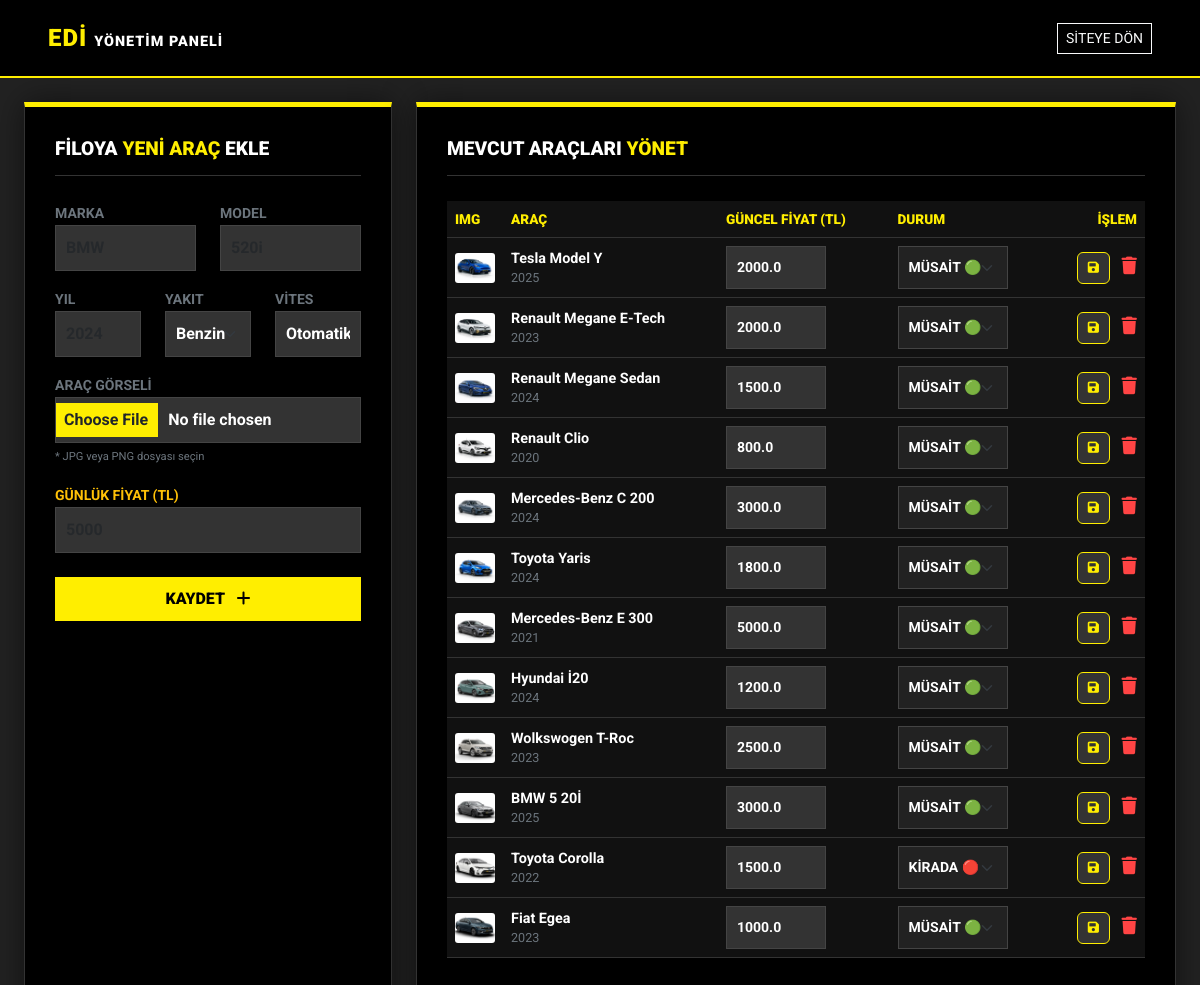
/arac-ekle (signed in), run on the app's committed database.
### tables this page shows
CREATE TABLE arabalar (
            id INTEGER PRIMARY KEY AUTOINCREMENT,
            marka TEXT,
            model TEXT,
            yil INTEGER,
            yakit TEXT,
            vites TEXT,
            gorsel TEXT,
            gunluk_fiyat REAL,
            durum INTEGER
        );

### app.py (the view, shortened to what this page needs)
@app.route('/arac-ekle', methods=['GET', 'POST'])
def arac_ekle():
    if 'admin' not in session or session['admin'] != 1:
        return redirect('/')
    baglanti = baglanti_kur()
    imlec = baglanti.cursor()
    imlec.execute("SELECT * FROM arabalar ORDER BY id DESC")
    mevcut_arabalar = imlec.fetchall()
    baglanti.close()
    return render_template('arac_ekle.html', arabalar=mevcut_arabalar)

### app.py (called while the page is built)
def baglanti_kur():
    baglanti = sqlite3.connect(DB_PATH)
    baglanti.row_factory = sqlite3.Row
    return baglanti

### templates/arac_ekle.html (shortened to what this page needs)
<!DOCTYPE html>
<html lang="tr">
<head>
    <link href="https://cdn.jsdelivr.net/npm/bootstrap@5.3.0/dist/css/bootstrap.min.css" rel="stylesheet">
    <link rel="stylesheet" href="https://cdnjs.cloudflare.com/ajax/libs/font-awesome/6.0.0/css/all.min.css">
</head>
<body>
    <nav class="navbar navbar-dark">
        <div class="container-fluid px-5">
            <a class="navbar-brand" href="/">EDİ <span style="color:white; font-size:0.6em">YÖNETİM PANELİ</span></a>
            <a href="/" class="btn btn-outline-light btn-sm rounded-0">SİTEYE DÖN</a>
        </div>
    </nav>
    <div class="container-fluid px-4 mt-4">
        <div class="row">
            <div class="col-lg-4">
                <div class="admin-card">
                    <h2 class="page-title">FİLOYA <span>YENİ ARAÇ</span> EKLE</h2>
                    <form method="POST" enctype="multipart/form-data">
                        <div class="row">
                            <div class="col-6 mb-3">
                                <label class="small text-secondary fw-bold">MARKA</label>
                                <input type="text" name="marka" class="form-control" placeholder="BMW" required>
                            </div>
                            <div class="col-6 mb-3">
                                <label class="small text-secondary fw-bold">MODEL</label>
                                <input type="text" name="model" class="form-control" placeholder="520i" required>
                            </div>
                        </div>
                        <div class="row">
                            <div class="col-4 mb-3">
                                <label class="small text-secondary fw-bold">YIL</label>
                                <input type="number" name="yil" class="form-control" placeholder="2024" required>
                            </div>
                            <div class="col-4 mb-3">
                                <label class="small text-secondary fw-bold">YAKIT</label>
                                <select name="yakit" class="form-select">
                                    <option value="Benzin">Benzin</option>
                                </select>
                            </div>
                            <div class="col-4 mb-3">
                                <label class="small text-secondary fw-bold">VİTES</label>
                                <select name="vites" class="form-select">
                                    <option value="Otomatik">Otomatik</option>
                                </select>
                            </div>
                        </div>
                        <div class="mb-3">
                            <label class="small text-secondary fw-bold">ARAÇ GÖRSELİ</label>
                            <input type="file" name="gorsel" class="form-control" accept="image/*" required>
                            <small class="text-secondary" style="font-size: 0.7rem;">* JPG veya PNG dosyası seçin</small>
                        </div>
                        <div class="mb-4">
                            <label class="small text-warning fw-bold">GÜNLÜK FİYAT (TL)</label>
                            <input type="number" name="fiyat" class="form-control" placeholder="5000" required min="0">
                        </div>
                        <button type="submit" class="btn btn-edi">KAYDET <i class="fa fa-plus ms-2"></i></button>
                    </form>
                </div>
            </div>
            <div class="col-lg-8">
                <div class="admin-card">
                    <h2 class="page-title">MEVCUT ARAÇLARI <span>YÖNET</span></h2>
                    <div class="table-responsive">
                        <table class="table table-dark table-hover">
                            <thead>
                                <tr>
                                    <th style="width: 50px;">IMG</th>
                                    <th>ARAÇ</th>
                                    <th>GÜNCEL FİYAT (TL)</th>
                                    <th>DURUM</th>
                                    <th class="text-end">İŞLEM</th>
                                </tr>
                            </thead>
                            <tbody>
                                {% for araba in arabalar %}
                                <tr>
                                    <form action="/arac-guncelle/{{ araba['id'] }}" method="POST">
                                        <td>
                                            <img src="{{ araba['gorsel'] }}" style="width: 40px; height: 30px; object-fit: cover; border-radius: 3px;">
                                        </td>
                                        <td>
                                            <div class="fw-bold text-white">{{ araba['marka'] }} {{ araba['model'] }}</div>
                                            <div class="small text-secondary">{{ araba['yil'] }}</div>
                                        </td>
                                        <td>
                                            <input type="number" name="yeni_fiyat" value="{{ araba['gunluk_fiyat'] }}" class="form-control form-control-sm" style="width: 100px;">
                                        </td>
                                        <td>
                                            <select name="yeni_durum" class="form-select form-select-sm" style="width: 110px; background-color: #222; color: white; border: 1px solid #444;">
                                                <option value="1" {% if araba['durum'] == 1 %}selected{% endif %}>MÜSAİT 🟢</option>
                                                <option value="0" {% if araba['durum'] == 0 %}selected{% endif %}>KİRADA 🔴</option>
                                            </select>
                                        </td>
                                        <td class="text-end">
                                            <button type="submit" class="btn btn-update me-2" title="Güncelle">
                                                <i class="fa fa-save"></i>
                                            </button>
                                            <a href="/arac-sil/{{ araba['id'] }}" class="btn-delete" onclick="return confirm('Bu aracı silmek istediğine emin misin?');" title="Sil">
                                                <i class="fa fa-trash"></i>
                                            </a>
                                        </td>
                                    </form>
                                </tr>
                                {% endfor %}
                            </tbody>
                        </table>
                    </div>
                </div>
            </div>
        </div>
    </div>
</body>
</html>

### templates/arac_ekle.html (style rules this page uses)
:root { --edi-yellow: #FFEE00; --edi-bg: #222222; --edi-card: #000000; }
body { background-color: var(--edi-bg); color: white; font-family: 'Roboto', sans-serif; }
.navbar { background-color: black !important; border-bottom: 2px solid var(--edi-yellow); padding: 15px 0; }
.navbar-brand { color: var(--edi-yellow) !important; font-weight: 900; font-size: 1.5rem; letter-spacing: 1px; }
.admin-card { background-color: var(--edi-card); border: 1px solid #333; border-top: 5px solid var(--edi-yellow); padding: 30px; margin-bottom: 30px; box-shadow: 0 0 30px rgba(0,0,0,0.5); height: 100%; }
.page-title { color: white; font-weight: 900; text-transform: uppercase; border-bottom: 1px solid #333; padding-bottom: 15px; margin-bottom: 25px; font-size: 1.2rem; }
.page-title span { color: var(--edi-yellow); }
.form-control, .form-select { background-color: #333; border: 1px solid #444; color: white; border-radius: 0; padding: 10px; font-weight: bold; }
.table-dark { --bs-table-bg: #111; --bs-table-border-color: #333; }
.table th { color: var(--edi-yellow); font-weight: 900; text-transform: uppercase; font-size: 0.85rem; }
.table td { vertical-align: middle; font-size: 0.9rem; }
.btn-edi { background-color: var(--edi-yellow); color: black; font-weight: 900; text-transform: uppercase; border-radius: 0; padding: 10px; width: 100%; border: none; transition: all 0.3s; }
.btn-update { background-color: #333; color: var(--edi-yellow); border: 1px solid var(--edi-yellow); font-weight: bold; font-size: 0.8rem; padding: 5px 10px; }
.btn-delete { color: #ff4444; background: none; border: none; font-size: 1.1rem; }

### data on the page
arabalar: gorsel (picture), marka "Tesla", model "Model Y", yil "2025", yeni_fiyat "2000.0", yeni_durum "MÜSAİT 🟢"
arabalar: gorsel (picture), marka "Renault", model "Megane E-Tech", yil "2023", yeni_fiyat "2000.0", yeni_durum "MÜSAİT 🟢"
arabalar: gorsel (picture), marka "Renault", model "Megane Sedan", yil "2024", yeni_fiyat "1500.0", yeni_durum "MÜSAİT 🟢"
arabalar: gorsel (picture), marka "Renault", model "Clio", yil "2020", yeni_fiyat "800.0", yeni_durum "MÜSAİT 🟢"
arabalar: gorsel (picture), marka "Mercedes-Benz", model "C 200", yil "2024", yeni_fiyat "3000.0", yeni_durum "MÜSAİT 🟢"
arabalar: gorsel (picture), marka "Toyota", model "Yaris", yil "2024", yeni_fiyat "1800.0", yeni_durum "MÜSAİT 🟢"
arabalar: gorsel (picture), marka "Mercedes-Benz", model "E 300", yil "2021", yeni_fiyat "5000.0", yeni_durum "MÜSAİT 🟢"
arabalar: gorsel (picture), marka "Hyundai", model "İ20", yil "2024", yeni_fiyat "1200.0", yeni_durum "MÜSAİT 🟢"
arabalar: gorsel (picture), marka "Wolkswogen", model "T-Roc", yil "2023", yeni_fiyat "2500.0", yeni_durum "MÜSAİT 🟢"
arabalar: gorsel (picture), marka "BMW", model "5 20İ", yil "2025", yeni_fiyat "3000.0", yeni_durum "MÜSAİT 🟢"
arabalar: gorsel (picture), marka "Toyota", model "Corolla", yil "2022", yeni_fiyat "1500.0", yeni_durum "KİRADA 🔴"
arabalar: gorsel (picture), marka "Fiat", model "Egea", yil "2023", yeni_fiyat "1000.0", yeni_durum "MÜSAİT 🟢"
